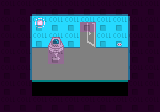

A level layout from a 2D game, rendered from its tile map. Below: a short description, then the map file with its tile-grid data intact:
An orthogonal 10x7 tile map with 16x16 px tiles, 5 tile layers (background_1, background_2, foreground_1, foreground_2, ...), 2 tilesets and 3 objects (lookat, action, door).

<map version="1.5" tiledversion="1.7.2" orientation="orthogonal" renderorder="right-down" width="10" height="7" tilewidth="16" tileheight="16" infinite="0" nextlayerid="9" nextobjectid="5">
 <properties>
  <property name="ambient_light" type="int" value="128" />
 </properties>
 <tileset firstgid="1" name="tiles" tilewidth="16" tileheight="16" tilecount="81" columns="9">
  <image source="../assets/tiles/tiles.png" width="144" height="144" />
 </tileset>
 <tileset firstgid="82" name="metatile" tilewidth="16" tileheight="16" tilecount="1" columns="1">
  <image source="../assets/tiles/metatile.png" width="16" height="16" />
 </tileset>
 <layer id="4" name="background_1" width="10" height="7">
  <data encoding="csv">
38,38,0,0,0,0,0,0,38,0,
38,39,20,20,20,20,20,20,37,38,
38,39,75,75,75,75,75,74,37,38,
38,39,1,1,1,1,1,1,37,38,
38,39,1,1,1,1,1,1,37,38,
38,38,0,0,0,0,0,0,38,38,
38,38,38,38,38,38,38,38,38,38
</data>
 </layer>
 <layer id="1" name="background_2" width="10" height="7">
  <data encoding="csv">
0,0,47,47,47,47,47,47,0,38,
0,0,4,0,0,8,0,0,0,0,
0,0,0,59,0,17,0,0,0,0,
0,0,0,68,0,0,0,0,0,0,
0,0,0,0,0,0,0,0,0,0,
0,0,0,0,0,0,0,0,0,0,
0,0,0,0,0,0,0,0,0,38
</data>
 </layer>
 <layer id="3" name="foreground_1" width="10" height="7">
  <data encoding="csv">
0,0,0,0,0,0,0,0,0,0,
0,0,0,0,0,0,0,0,0,0,
0,0,0,0,0,0,0,0,0,0,
0,0,0,0,0,0,0,0,0,0,
0,0,0,0,0,0,0,0,0,0,
0,0,29,29,29,29,29,29,0,0,
0,0,0,0,0,0,0,0,0,0
</data>
 </layer>
 <layer id="7" name="foreground_2" width="10" height="7">
  <data encoding="csv">
0,0,0,0,0,0,0,0,0,0,
0,0,0,0,0,0,0,0,0,0,
0,0,0,0,0,0,0,0,0,0,
0,0,0,0,0,0,0,0,0,0,
0,0,0,0,0,0,0,0,0,0,
0,0,0,0,0,0,0,0,0,0,
0,0,0,0,0,0,0,0,0,0
</data>
 </layer>
 <layer id="6" name="collision" width="10" height="7">
  <properties>
   <property name="collision" type="bool" value="true" />
  </properties>
  <data encoding="csv">
82,82,82,82,82,82,82,82,82,82,
82,82,82,82,82,82,82,82,82,82,
82,82,82,82,82,0,82,82,82,82,
82,82,0,82,0,0,0,0,82,82,
82,82,0,0,0,0,0,0,82,82,
82,82,0,0,0,0,0,0,82,82,
82,82,82,82,82,82,82,82,82,82
</data>
 </layer>
 <objectgroup id="8" name="objects">
  <object id="1" type="lookat" x="48.0394" y="36.6968" width="15.5683" height="24.4645" />
  <object id="2" type="action" x="48.0394" y="36.6968" width="15.5683" height="24.4645" />
  <object id="3" type="door" x="80.5105" y="22.4629" width="15.3459" height="25.1317" />
 </objectgroup>
</map>
